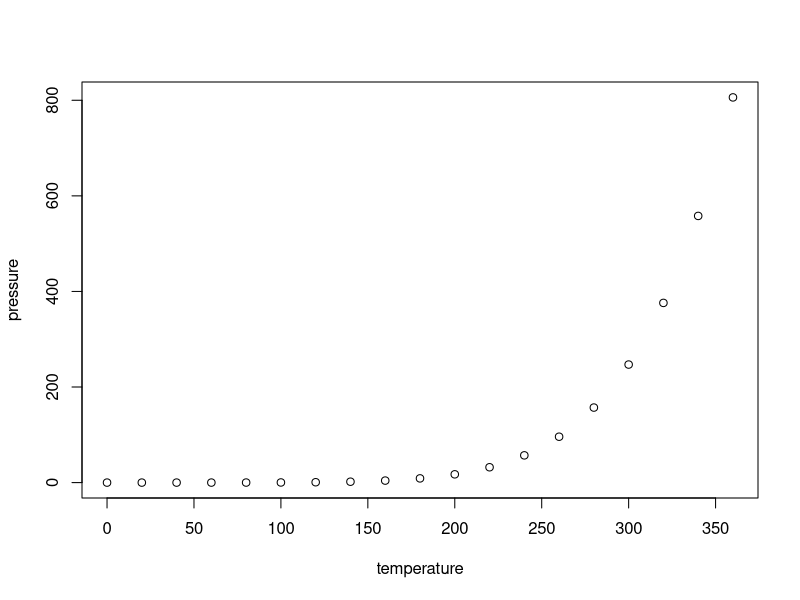
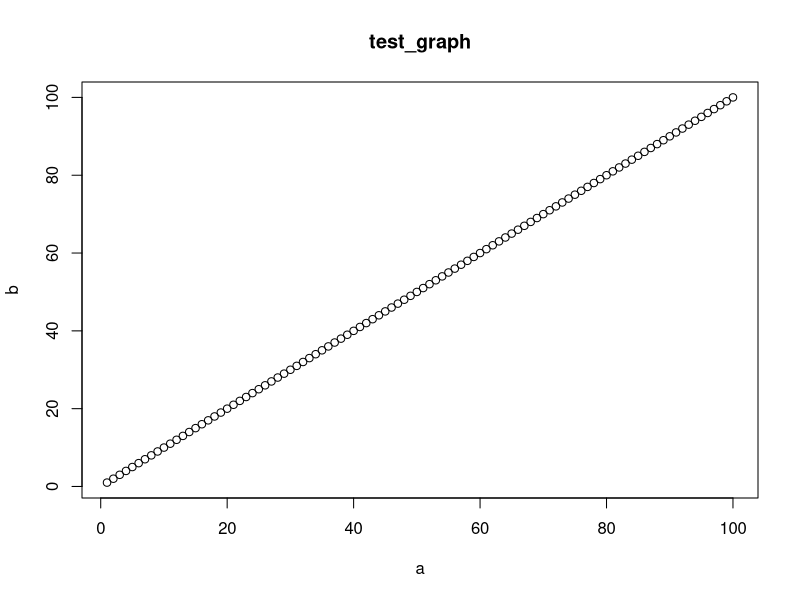
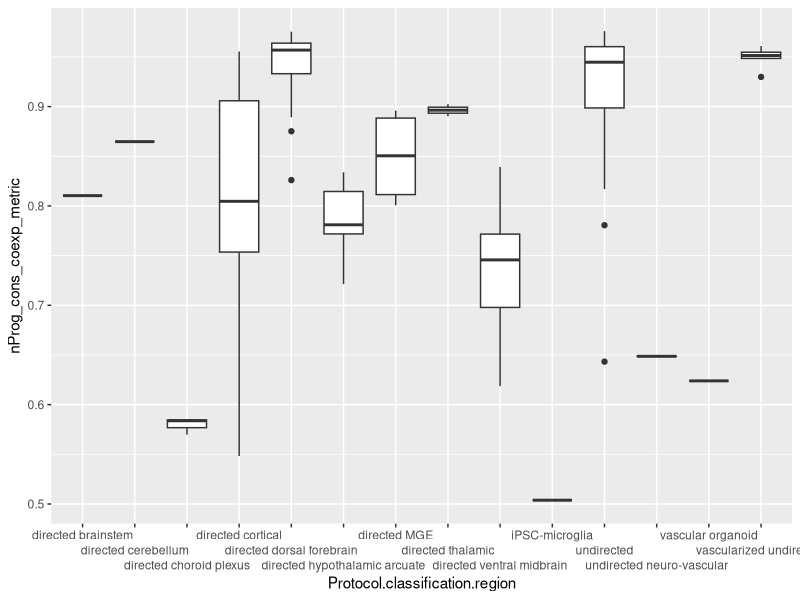

Write R code to recreate these figures, in order.
## ---- chunk 1
knitr::opts_chunk$set(echo = TRUE)
## ---- chunk 2

library(ggplot2)

## ---- chunk 3
summary(cars)
## ---- chunk 4
plot(pressure)
## ---- chunk 5

a = 1:100
b = 1:100
plot(a, b, main = 'test_graph')

## ---- chunk 6



all_sample_meta = read.csv( 'data_for_plots/all_data_just_meta_seurat_with_addl_features_v2.csv')

ggplot(all_sample_meta,aes( x = Protocol.classification.region, y = nProg_cons_coexp_metric)) + geom_boxplot() +
  scale_x_discrete(guide = guide_axis(n.dodge=3))


